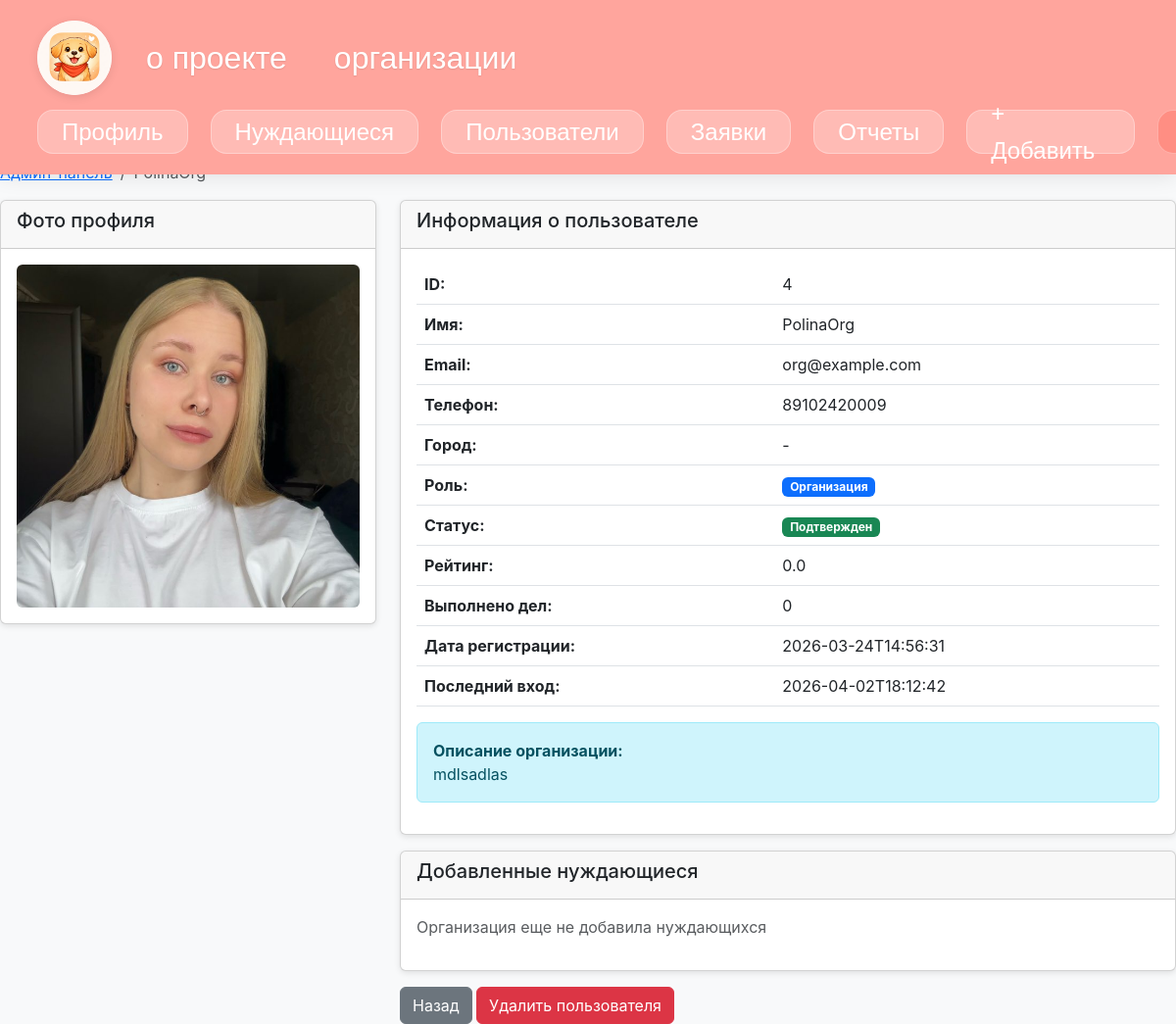
The app's page /admin/user/4 (signed in), older data.
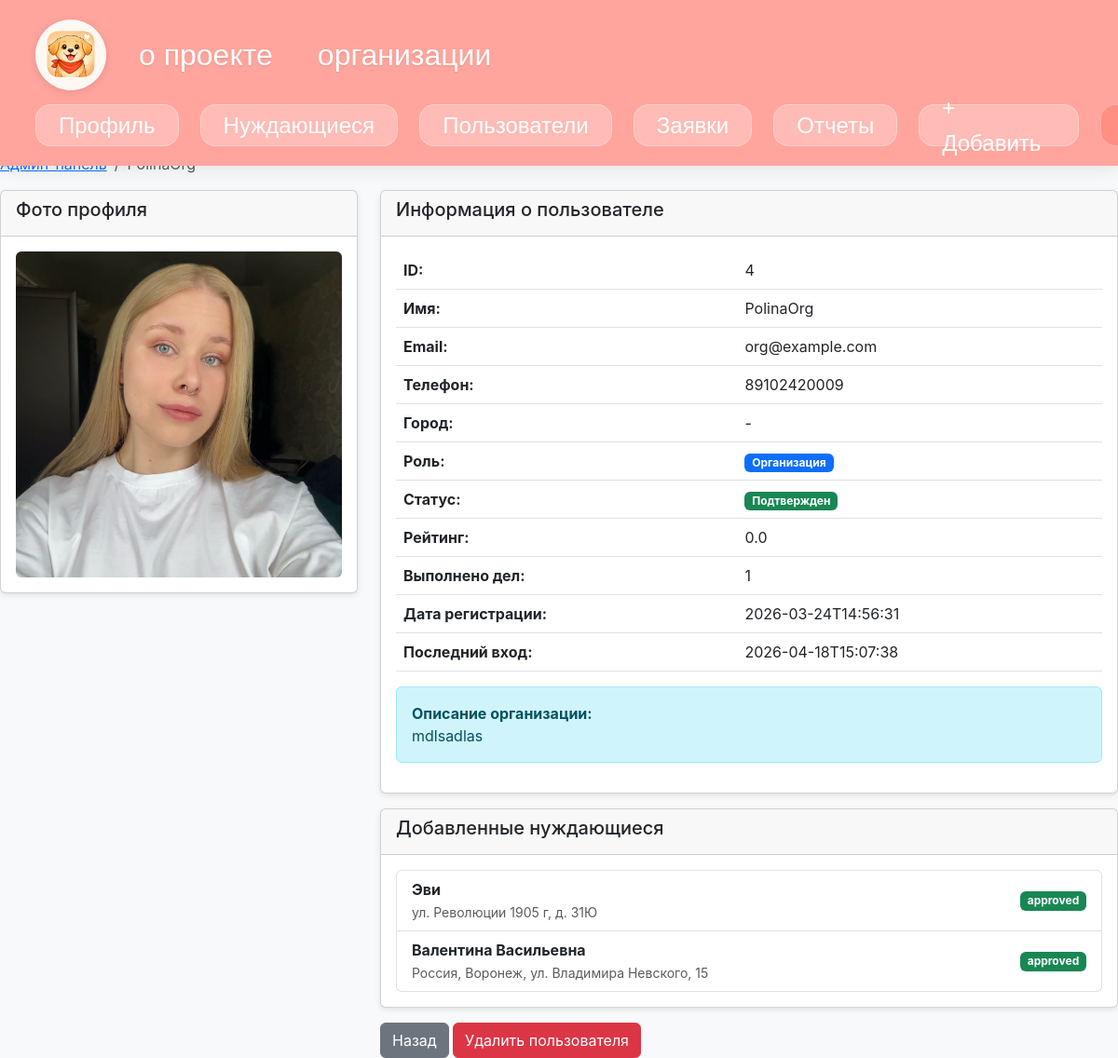
The same page, newer data.
### tables this page shows
CREATE TABLE users (id INTEGER PRIMARY KEY AUTOINCREMENT UNIQUE NOT NULL, name TEXT NOT NULL, email TEXT UNIQUE NOT NULL, password TEXT UNIQUE NOT NULL, photo TEXT, role TEXT NOT NULL, is_verified INTEGER DEFAULT (0), rating REAL DEFAULT (0), completed_tasks INTEGER DEFAULT (0), organization_name TEXT, organization_description TEXT, created_at TEXT, last_login TEXT, phone TEXT UNIQUE);

CREATE TABLE needies (id INTEGER PRIMARY KEY AUTOINCREMENT UNIQUE NOT NULL, name TEXT NOT NULL, tag TEXT NOT NULL, photo TEXT NOT NULL, description TEXT, address TEXT, funds_collected REAL DEFAULT 0 NOT NULL, help_info TEXT NOT NULL, lat TEXT, lng TEXT, created_by INTEGER REFERENCES users (id), created_at TEXT, is_active INTEGER DEFAULT (1), urgency_level INTEGER DEFAULT (2), status TEXT DEFAULT pending, organization_id INTEGER REFERENCES users (id), goal INTEGER, collection_status TEXT DEFAULT "active", completed_date TEXT, last_reset_date TEXT, reset_day INTEGER DEFAULT 1, report_created INTEGER DEFAULT 0, report_id INTEGER);

### app.py (the view)
@app.route('/admin/user/<int:user_id>')
def admin_user_detail(user_id):
    if 'user_id' not in session:
        return redirect(url_for('login'))
    with sqlite3.connect(DB_NAME) as conn:
        c = conn.cursor()
        c.execute('SELECT role FROM users WHERE id = ?', (session['user_id'],))
        admin_role = c.fetchone()
        if not admin_role or admin_role[0] != 'admin':
            flash('Доступ запрещен')
            return redirect(url_for('index'))
        c.execute('''SELECT id, name, email, phone, role, is_verified, rating,
                            completed_tasks, photo, created_at, last_login,
                            organization_description
                     FROM users WHERE id = ?''', (user_id,))
        user_data = c.fetchone()
        if not user_data:
            flash('Пользователь не найден')
            return redirect(url_for('admin_users'))
        user = {
            'id': user_data[0],
            'name': user_data[1],
            'email': user_data[2],
            'phone': user_data[3],
            'role': user_data[4],
            'is_verified': user_data[5],
            'rating': user_data[6],
            'completed_tasks': user_data[7],
            'photo': user_data[8],
            'created_at': user_data[9],
            'last_login': user_data[10],
            'organization_description': user_data[11]
        }
        needies = []
        if user['role'] == 'organization':
            c.execute('''SELECT id, name, address, status
                         FROM needies
                         WHERE organization_id = ?
                         ORDER BY created_at DESC''', (user_id,))
            needies_data = c.fetchall()
            for n in needies_data:
                needies.append({
                    'id': n[0],
                    'name': n[1],
                    'address': n[2],
                    'status': n[3]
                })
        return render_template('admin/user_detail.html', user=user, needies=needies)

### templates/admin/user_detail.html (shortened to what the changed rows need)
{% extends "layout.html" %}
{% block content %}
<div class="mt-4">
    <div class="row">
        <div class="col-md-8">
            <div class="card mb-3">
                <div class="card-body">
                    <table class="table">
                        <tr>
                            <th>ID:</th>
                            <td>{{ user.id }}</td>
                        </tr>
                        <tr>
                            <th>Имя:</th>
                            <td>{{ user.name }}</td>
                        </tr>
                        <tr>
                            <th>Email:</th>
                            <td>{{ user.email }}</td>
                        </tr>
                        <tr>
                            <th>Телефон:</th>
                            <td>{{ user.phone or '-' }}</td>
                        </tr>
                        <tr>
                            <th>Город:</th>
                        </tr>
                        <tr>
                            <th>Роль:</th>
                        </tr>
                        <tr>
                            <th>Статус:</th>
                        </tr>
                        <tr>
                            <th>Рейтинг:</th>
                            <td>{{ "%.1f"|format(user.rating) }}</td>
                        </tr>
                        <tr>
                            <th>Выполнено дел:</th>
                            <td>{{ user.completed_tasks }}</td>
                        </tr>
                        <tr>
                            <th>Дата регистрации:</th>
                            <td>{{ user.created_at[:19] if user.created_at else '-' }}</td>
                        </tr>
                        <tr>
                            <th>Последний вход:</th>
                            <td>{{ user.last_login[:19] if user.last_login else '-' }}</td>
                        </tr>
                    </table>
                    {% if user.role == 'organization' and user.organization_description %}
                        <div class="alert alert-info">
                            <strong>Описание организации:</strong><br>
                            {{ user.organization_description }}
                        </div>
                    {% endif %}
                </div>
            </div>
            {% if user.role == 'organization' %}
                <div class="card">
                    <div class="card-body">
                        {% if needies %}
                            <div class="list-group">
                                {% for needy in needies %}
                                    <div class="list-group-item">
                                        <div class="d-flex justify-content-between align-items-center">
                                            <div>
                                                <strong>{{ needy.name }}</strong><br>
                                                <small class="text-muted">{{ needy.address }}</small>
                                            </div>
                                            <span class="badge {% if needy.status == 'approved' %}bg-success{% else %}bg-warning{% endif %}">
                                                {{ needy.status }}
                                            </span>
                                        </div>
                                    </div>
                                {% endfor %}
                            </div>
                        {% else %}
                            <p class="text-muted">Организация еще не добавила нуждающихся</p>
                        {% endif %}
                    </div>
                </div>
            {% endif %}
        </div>
    </div>
</div>
{% endblock %}

Row changes from the older to the newer data that the page shows:
changed users "PolinaOrg": completed_tasks "0" → "1"; last_login "2026-04-02T18:12:42" → "2026-04-18T15:07:38"
added needies: name "Эви", address "ул. Революции 1905 г, д. 31Ю", status "approved"
now on this page (row edited): needies: name "Валентина Васильевна", address "Россия, Воронеж, ул. Владимира Невского, 15", status "approved"
Text that changed along with them:
text no longer shown: "Организация еще не добавила нуждающихся"
